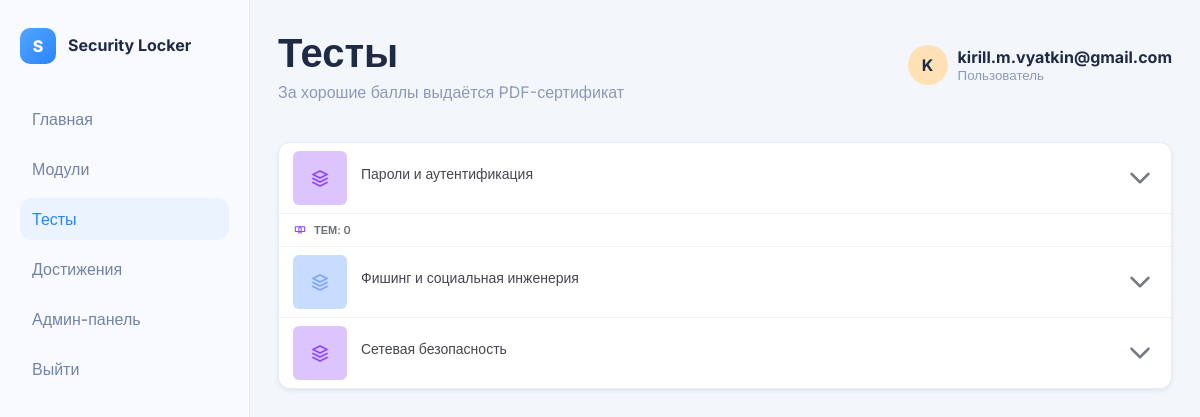
The app's page /tests (signed in), older data.
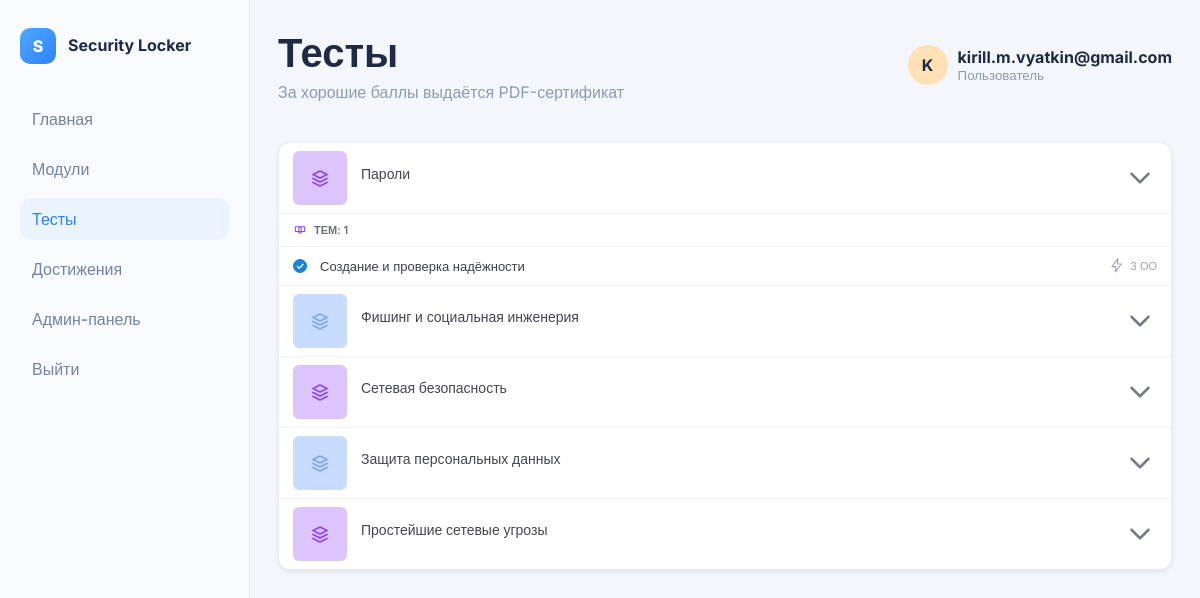
The same page, newer data.
### tables this page shows
CREATE TABLE courses (
                id INTEGER PRIMARY KEY AUTOINCREMENT,
                title TEXT NOT NULL,
                module TEXT NOT NULL,
                lessons_count INTEGER NOT NULL DEFAULT 0,
                status TEXT NOT NULL DEFAULT 'draft',
                updated_at TEXT NOT NULL DEFAULT (datetime('now'))
            );

CREATE TABLE lessons (
            id INTEGER PRIMARY KEY AUTOINCREMENT,
            title TEXT NOT NULL,
            content TEXT NOT NULL DEFAULT '',
            duration_minutes INTEGER NOT NULL DEFAULT 0,
            course_id INTEGER NOT NULL,
            sort_order INTEGER NOT NULL DEFAULT 0, xp_for_completion INTEGER NOT NULL DEFAULT 0,
            FOREIGN KEY (course_id) REFERENCES courses(id) ON DELETE CASCADE
        );

### app.py (the view)
@app.route("/tests")
def tests():
    user = _get_current_user()
    if not user:
        return redirect(url_for("login"))
    with _connect_db() as conn:
        course_modules = get_course_modules(conn, user.id)
    return render_template(
        "tests.html",
        user=user,
        active_nav="tests",
        modules=course_modules,
    )

### app.py (called while the page is built)
def _connect_db() -> sqlite3.Connection:
    conn = sqlite3.connect(DB_PATH)
    conn.row_factory = sqlite3.Row
    conn.execute("PRAGMA foreign_keys = ON;")
    return conn

def _get_current_user() -> User | None:
    user_id = session.get("user_id")
    if not user_id:
        return None
    with _connect_db() as conn:
        row = conn.execute("SELECT id, email FROM users WHERE id = ?", (user_id,)).fetchone()
        if not row:
            session.pop("user_id", None)
            return None
        return User(id=int(row["id"]), email=str(row["email"]))

@app.before_request
def _ensure_db_initialized() -> None:
    if app.config.get("DB_INITIALIZED"):
        return
    _init_db()
    app.config["DB_INITIALIZED"] = True

### app/templates/tests.html (shortened to what this page needs)
{% extends "base.html" %}
{% block page_header %}
<div>
    <h2>Тесты</h2>
    <p>За хорошие баллы выдаётся PDF-сертификат</p>
</div>
{% endblock %}
{% block content %}
<section class="modules-page">
    <div class="modules-card">
        {% for module in modules %}
        <article class="module-item{% if module.is_open %} is-open{% endif %}">
            <header class="module-summary">
                <div class="module-icon module-icon-{{ module.accent }}" aria-hidden="true">
                </div>
                <div class="module-info">
                    <h3>{{ module.title }}</h3>
                </div>
                <button
                    type="button"
                    class="module-toggle"
                    aria-label="Open lessons for {{ module.title }}"
                    aria-expanded="{{ 'true' if module.is_open else 'false' }}"
                >
                    <svg viewBox="0 0 24 24" fill="none" aria-hidden="true">
                        <path d="M6 9l6 6 6-6" stroke="currentColor" stroke-width="1.8" stroke-linecap="round" stroke-linejoin="round"/>
                    </svg>
                </button>
            </header>
            <div class="module-lessons">
                <div class="module-lessons-count">
                    <svg viewBox="0 0 24 24" fill="none" aria-hidden="true">
                        <path d="M4 6.5h7a3 3 0 0 1 3 3v8a3 3 0 0 0-3-3H4v-8Z" stroke="currentColor" stroke-width="1.8" stroke-linejoin="round"/>
                        <path d="M20 6.5h-7a3 3 0 0 0-3 3v8a3 3 0 0 1 3-3h7v-8Z" stroke="currentColor" stroke-width="1.8" stroke-linejoin="round"/>
                    </svg>
                    ТЕМ: {{ module.lessons_count }}
                </div>
                {% for lesson in module.lessons %}
                <a href="{{ url_for('test_question_screen') }}" class="lesson-row">
                    <span class="lesson-status{% if lesson.is_viewed %} is-viewed{% endif %}" aria-hidden="true">
                        {% if lesson.is_viewed %}✓{% endif %}
                    </span>
                    <span class="lesson-title">{{ lesson.title }}</span>
                    <span class="lesson-duration">
                        <svg viewBox="1 1 24 24" fill="none" aria-hidden="true">
                            <path d="M13 2L4 14h6l-1 8 9-12h-6l1-8z" stroke="currentColor" stroke-width="1.7" stroke-linecap="round" stroke-linejoin="round"/>
                        </svg>
                        {{ lesson.xp_for_completion }} ОО
                    </span>
                </a>
                {% endfor %}
            </div>
        </article>
        {% endfor %}
    </div>
</section>
{% endblock %}

Row changes from the older to the newer data that the page shows:
removed courses: title "Пароли и аутентификация", lessons_count "0"
added courses: title "Пароли", lessons_count "1"
added lessons: title "Создание и проверка надёжности", xp_for_completion "3", shown under courses "Пароли"
added courses: title "Защита персональных данных"
added courses: title "Простейшие сетевые угрозы"
